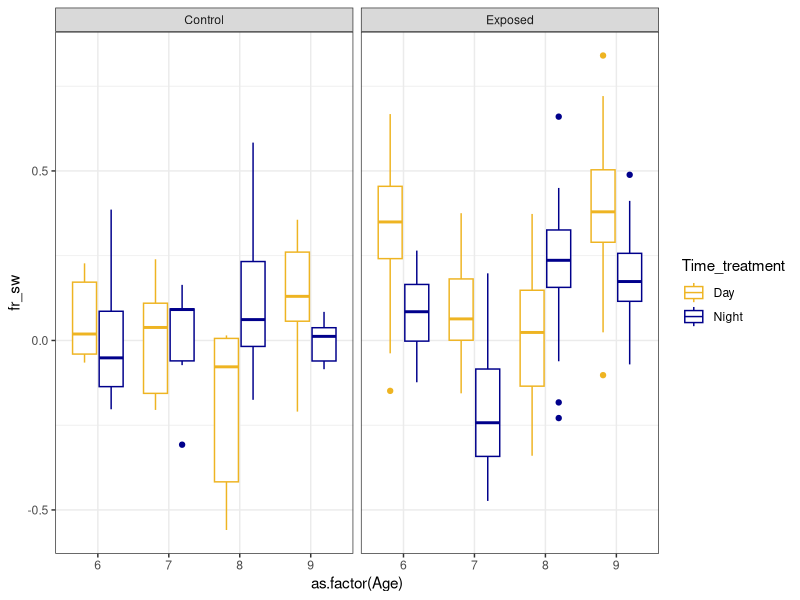
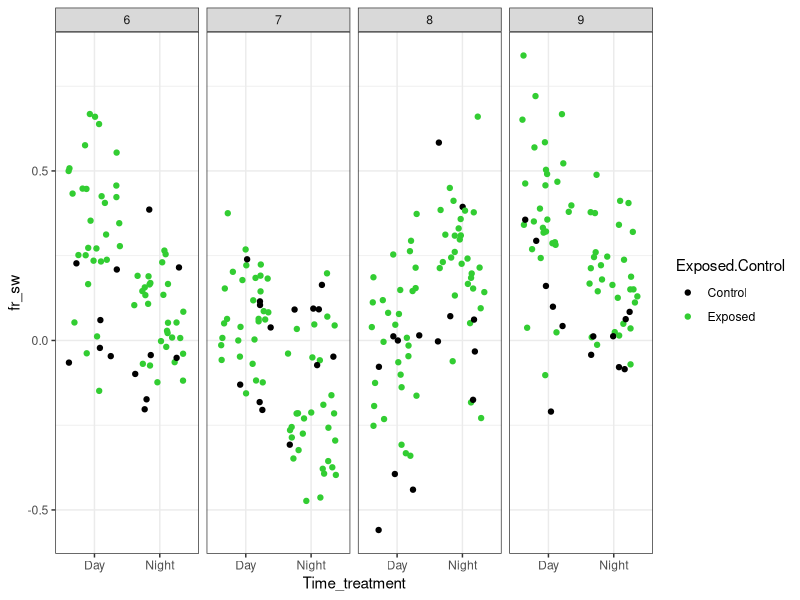
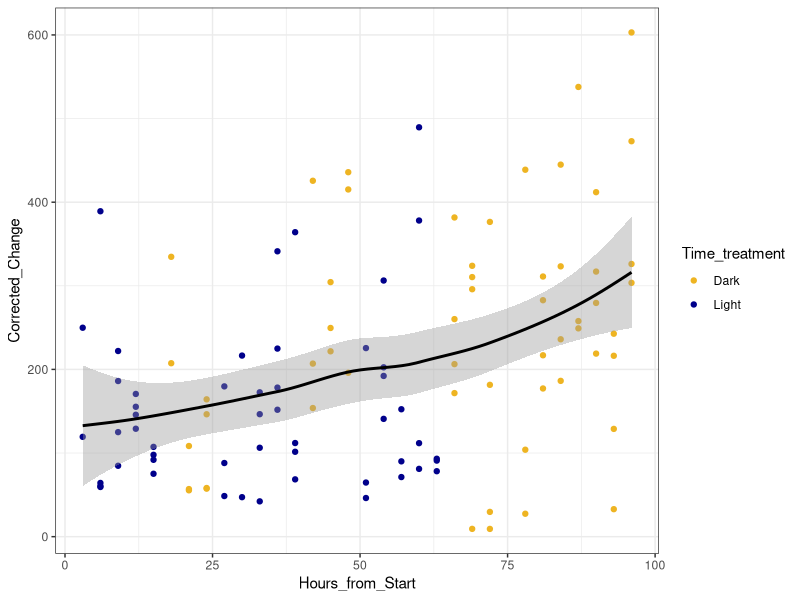
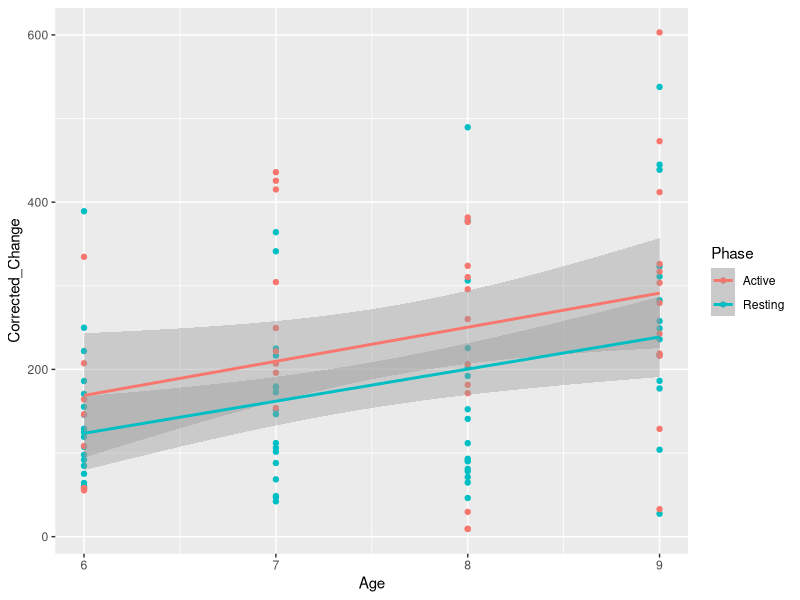
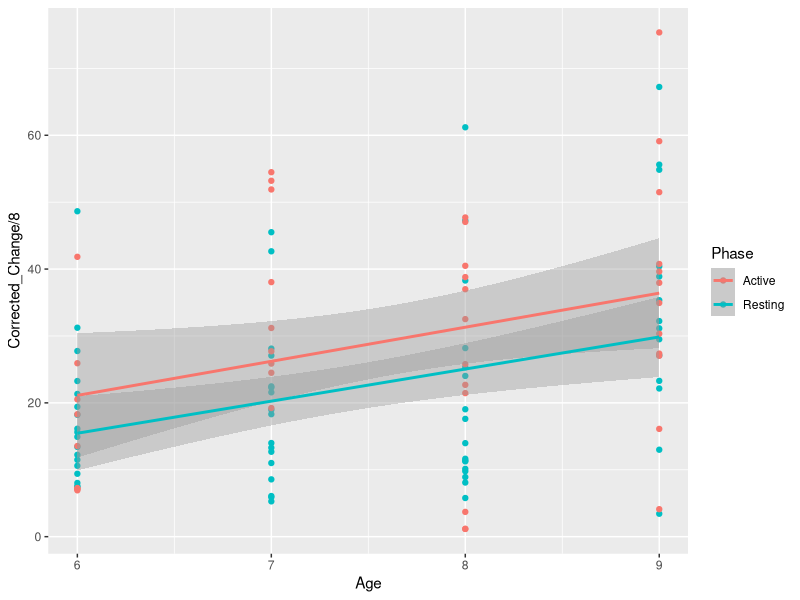
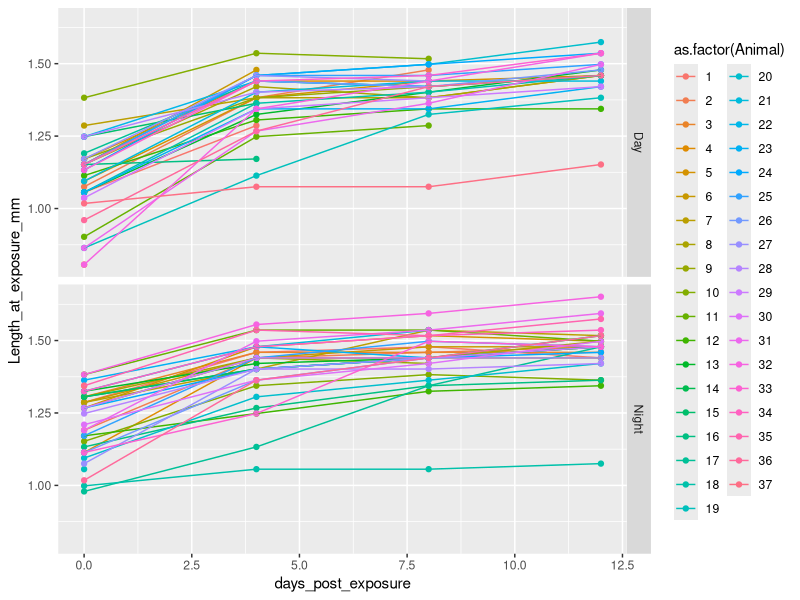
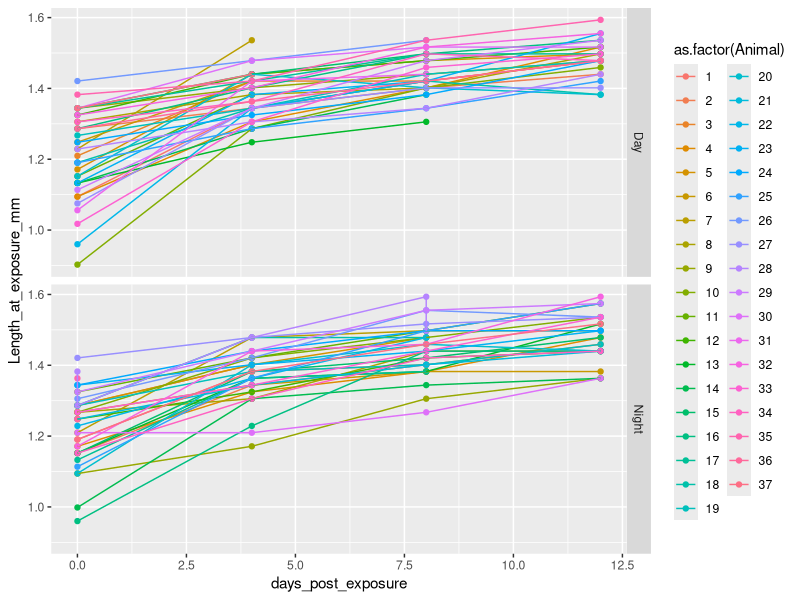
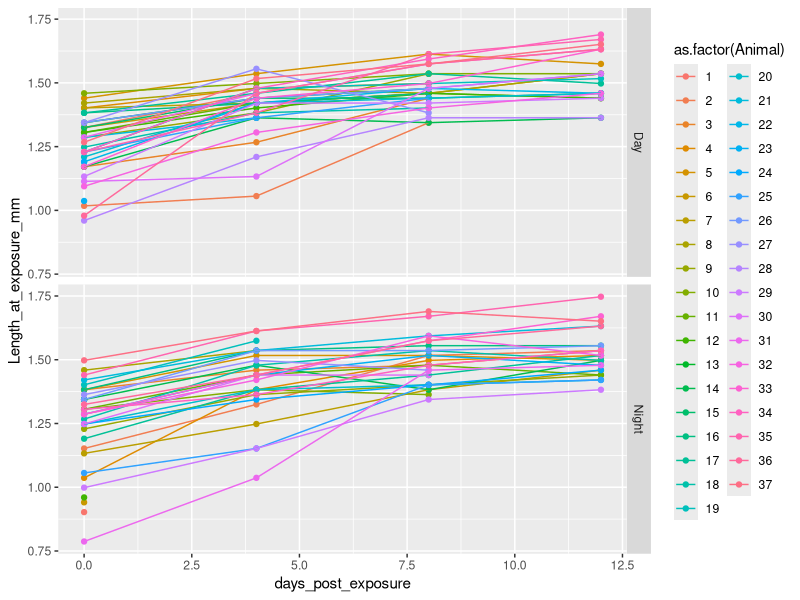

Write the R code that produced these figures, in order.
## ---- chunk 1

library(tidyverse)
library(patchwork)

knitr::opts_chunk$set(echo = TRUE)
## ---- chunk 2
feed_data<-read.csv("data/feeding_data_3.28.21.csv", header=T)

po<-read.csv("data/4_Day_PO.csv", header = T) #Corrected_Change is the Active PO per sample (8 ind. per sample)

growth<-read.csv("data/growth_data_3.28.21.csv", header=T)

life<-read.csv("data/life_data_3.28.21.csv", header =T)

## ---- chunk 3
#calculate the mean of the controls for each plate
summary_data <- feed_data %>%
  group_by(Plate_Control) %>%
  mutate(control_mean = mean(Control_Flour_Reading, na.rm = T)) %>%
  select(Plate_Control, control_mean) %>%
  distinct() %>% as.data.frame()

#remove extra row
summary_data  <- summary_data[!(summary_data$Plate_Control == ""),]

#match control mean with plate treatment
map = setNames(summary_data$control_mean,summary_data$Plate_Control)
feed_data$control_mean <- map[as.character(feed_data$Plate_Treatment)]

#volume, mL
v = 10

#time, hours
t = 9

##difference in feeding compared to control
k=feed_data$control_mean/feed_data$Flourometry_Reading

##calculate feeding rate (Sarnelle and Wilson)
feed_data$fr_sw <- log(k) * (v/t)

#calculate mean feeding rate per animal (keep rate > 0)
animal_mean <- feed_data %>%
  #keep fr_sw values > 0
  #filter(fr_sw > 0) %>% #this removes 64 animals...
  #group based on these variables
  group_by(Time_treatment, Age, Animal, Exposed.Control) %>%
  #means based on groups above
  summarise(fr_sw = mean(fr_sw, na.rm=TRUE)) 

## ---- chunk 4
#combine feeding rates with life history data 
merge(animal_mean, life, by=c("Age", "Time_treatment", "Animal", "Exposed.Control"), keep=TRUE) %>%
  mutate(id = paste(Age,
                    Time_treatment,
                    Animal,
                    Exposed.Control, 
                    sep = "_")) %>%
           as.data.frame()->all.data


#create id for growth data 
growth %>%
  mutate(id = paste(Age,
                    Time_treatment,
                    Animal,
                    Exposed.Control, 
                    sep = "_")) %>%
           as.data.frame()->growth
## ---- chunk 5
all.data %>%
  filter(Sex == "F")%>%
  ggplot()+
  geom_boxplot(aes(x=as.factor(Age), y=fr_sw, color=Time_treatment))+
  scale_color_manual(values=c("goldenrod2", "darkblue"))+
  facet_grid(.~Exposed.Control)+
  theme_bw()

all.data %>%
  filter(Sex == "F")%>%
  ggplot()+
  geom_jitter(aes(x=Time_treatment, y=fr_sw, color=Exposed.Control))+
  scale_color_manual(values=c("black", "limegreen"))+
  facet_grid(.~Age)+
  theme_bw()

## ---- chunk 6
po %>%
  ggplot()+
  geom_point(aes(x=Hours_from_Start, y =Corrected_Change, color=Time_treatment))+
  scale_color_manual(values=c("goldenrod2", "darkblue"))+
  geom_smooth(aes(x=Hours_from_Start, y =Corrected_Change), color="black", span=1)+
  theme_bw()

po %>%
  ggplot(aes(x=Age, y = Corrected_Change, color=Phase))+
  geom_point()+
  geom_smooth(method="lm")

po %>%
  ggplot(aes(x=Age, y = Corrected_Change/8, color=Phase))+
  geom_point()+
  geom_smooth(method="lm")

## ---- chunk 7
growth %>%
  filter(Age == 6) %>%
  ggplot(aes(x=days_post_exposure, y=Length_at_exposure_mm, color=as.factor(Animal)))+
  geom_point()+
  geom_line()+
  facet_grid(Time_treatment~.)

growth %>%
  filter(Age == 7) %>%
  ggplot(aes(x=days_post_exposure, y=Length_at_exposure_mm, color=as.factor(Animal)))+
  geom_point()+
  geom_line()+
  facet_grid(Time_treatment~.)

growth %>%
  filter(Age == 8) %>%
  ggplot(aes(x=days_post_exposure, y=Length_at_exposure_mm, color=as.factor(Animal)))+
  geom_point()+
  geom_line()+
  facet_grid(Time_treatment~.)

growth %>%
  filter(Age == 9) %>%
  ggplot(aes(x=days_post_exposure, y=Length_at_exposure_mm, color=as.factor(Animal)))+
  geom_point()+
  geom_line()+
  facet_grid(Time_treatment~.)

#lag and lead

## ---- chunk 8

# infection prevalence
all.data %>%
  filter(Time_treatment == "Exposed" | Sex == "F") %>%
  ggplot(aes(x=Age, y=infected, color=Time_treatment))+
  scale_color_manual(values=c("goldenrod2", "darkblue"))+
  geom_jitter(width = .1, height = .1)+
  geom_smooth(method="lm")+
  scale_y_continuous(limits=c(-.1,1))+
  scale_x_continuous(breaks=c(6,7,8,9))+
  theme_bw()


#infection intensity
life %>%
  filter(Time_treatment == "Exposed"| Sex == "F") %>%
  ggplot(aes(x=Age, y=spore_counts, color=Time_treatment))+
  scale_color_manual(values=c("goldenrod2", "darkblue"))+
  #geom_jitter(width=.25)+
  geom_point()+
  geom_smooth(method="lm")+
  theme_bw()

## ---- chunk 9

#total offspring
all.data %>%
  filter(Sex == "F") %>%
  #filter(infected != "NA") %>%     #removes controls
  ggplot(aes(x=Time_treatment, y=total_offspring, fill=as.factor(infected)))+
  geom_boxplot()+
  facet_grid(~Age)


#age at first clutch
all.data %>% 
  filter(Sex == "F") %>%
  #filter(infected != "NA") %>%     #removes controls
  ggplot(aes(x=Time_treatment, y=age_at_first_clutch, fill=as.factor(infected)))+
  geom_boxplot()+
  facet_grid(~Age)

## ---- chunk 10

#Does PO differ across a day (Resting = Light hours, Active = dark hours) and across ages? 
summary(po_model<-glm(Corrected_Change ~ Phase*as.factor(Age), data=po))
plot(po_model)

newdata<-expand.grid(Phase=c("Active", "Resting"), Age = 6:9)
newdata$preds<-predict(po_model, newdata=newdata)

newdata %>%
  ggplot()+
  geom_line(aes(x=Age, y=preds, color=Phase))+
  geom_point(po, mapping=aes(x=Age, y=Corrected_Change, color=Phase), alpha = 0.5)
## ---- chunk 11
prev <- all.data %>%
  filter(Exposed.Control == "Exposed") %>%
  group_by(Age, Time_treatment) %>%
  summarise(inf = sum(infected, na.rm=T),
            n = length(infected),
            prev = inf/n)

#Does infection prevalence increase with age and night exposure?
summary(inf_model<-glm(infected ~ Age*Time_treatment, 
               family = binomial, 
               data=filter(all.data, Exposed.Control == "Exposed")))
